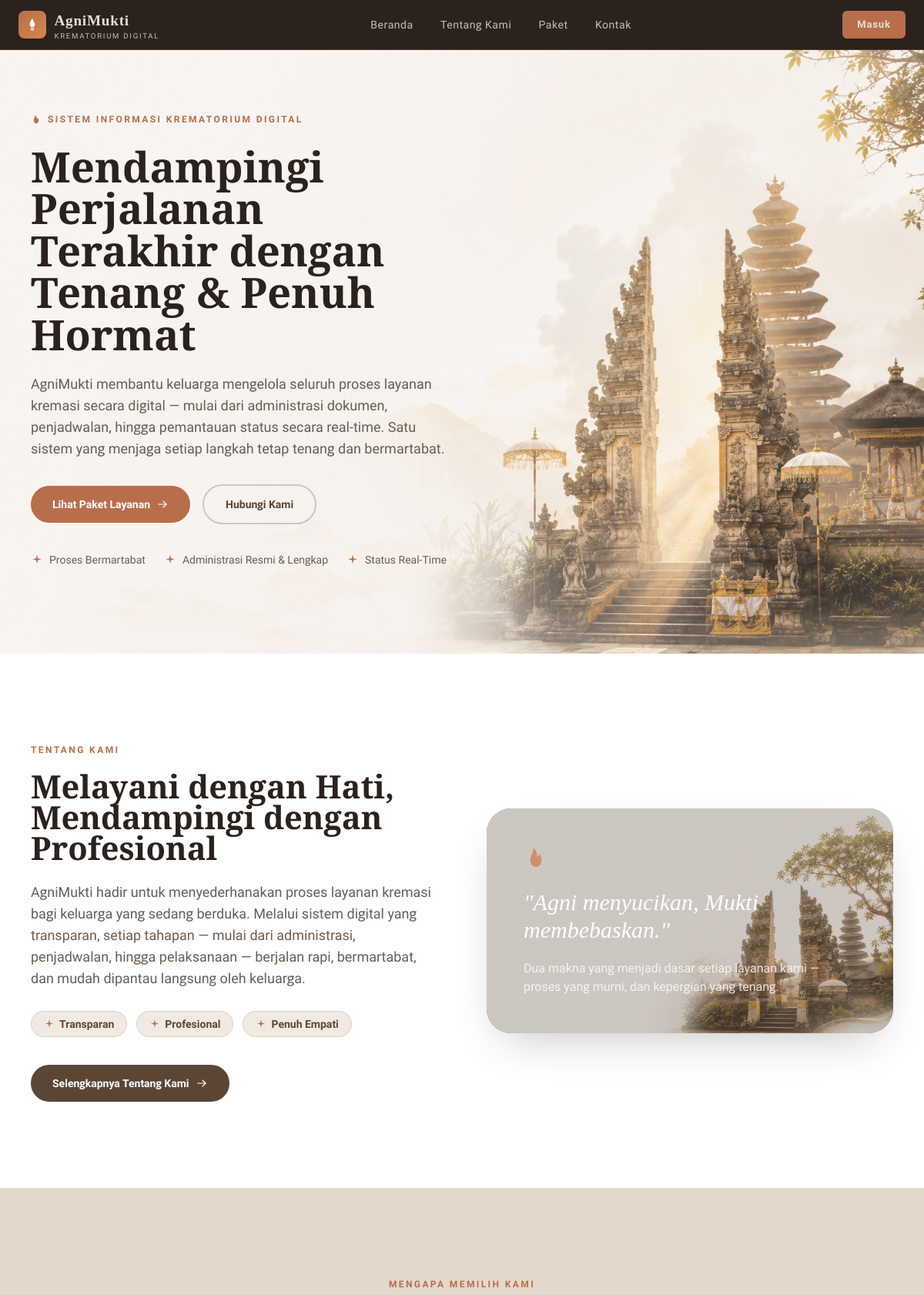
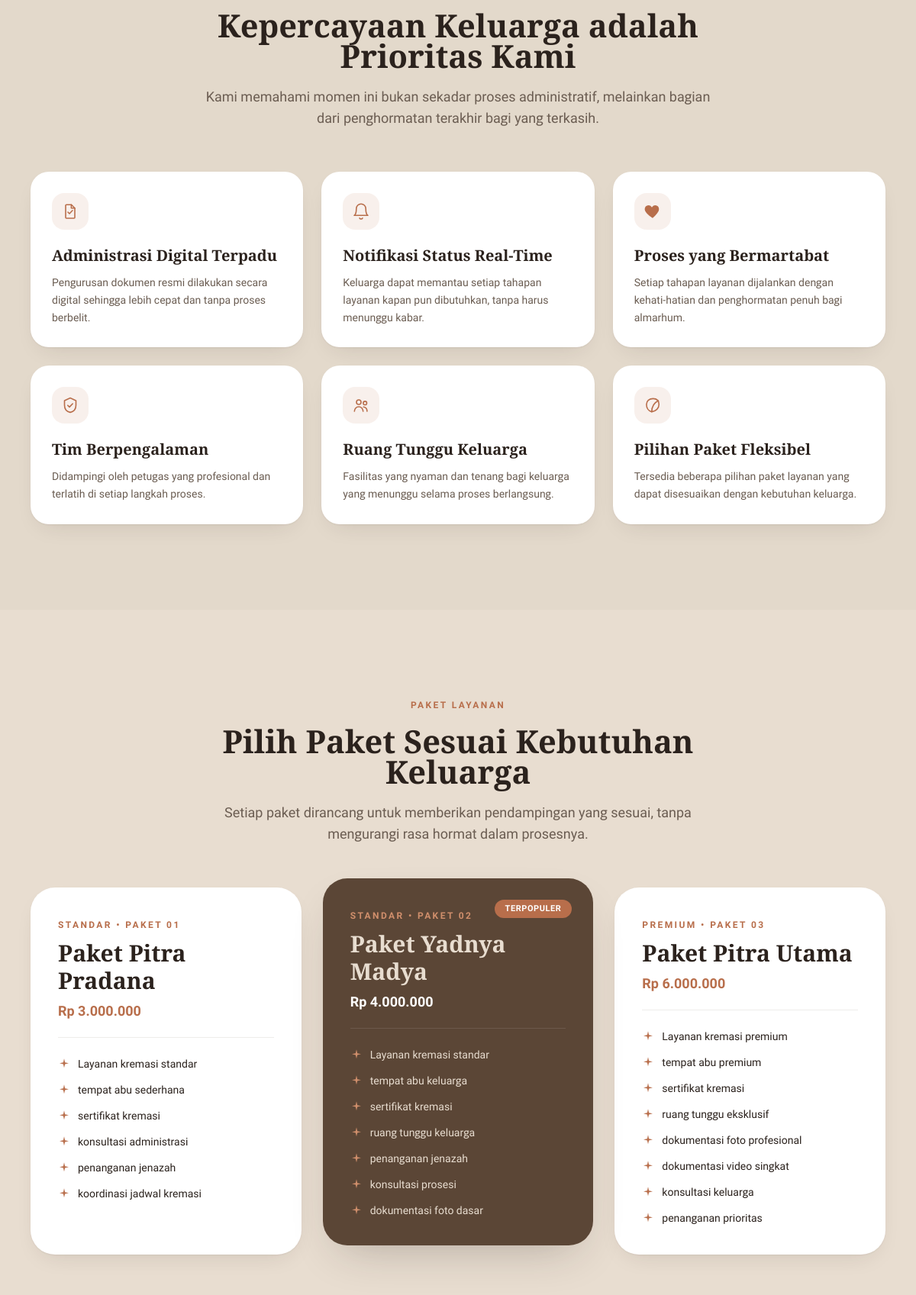
The page / (upper part) on the database its author committed (2 pictures, top to bottom).
### tables this page shows
CREATE TABLE paket_layanan (
    id_paket INT AUTO_INCREMENT PRIMARY KEY,
    id_kategori INT NOT NULL,
    nama_paket VARCHAR(100) NOT NULL,
    harga DECIMAL(12,2) NOT NULL,
    fasilitas TEXT,
    created_at TIMESTAMP DEFAULT CURRENT_TIMESTAMP,

    CONSTRAINT fk_paket_kategori
    FOREIGN KEY (id_kategori)
    REFERENCES kategori_paket(id_kategori)
    ON UPDATE CASCADE
    ON DELETE RESTRICT
);

### public/index.php (the view, shortened to what the rows shown need)
<?php
require_once __DIR__ . '/../classes/PaketLayanan.php';
require_once __DIR__ . '/../classes/KategoriPaket.php';
$paketObj = new PaketLayanan();
$kategoriObj = new KategoriPaket();
$id_target = [1, 2, 3];
$daftar_paket = [];
foreach ($id_target as $id) {
    $data_paket = $paketObj->getById($id);
    if ($data_paket) {
        $kategori_info = $kategoriObj->getById($data_paket['id_kategori']);
        if ($kategori_info['status']) {
            $data_paket['nama_kategori'] = $kategori_info['data']['nama_kategori'];
        } else {
            $data_paket['nama_kategori'] = 'Umum';
        }
        $daftar_paket[] = $data_paket;
    }
}
?>
<!DOCTYPE html>
<html lang="id" class="scroll-smooth">
<head>
    <script src="https://cdn.tailwindcss.com"></script>
</head>
<body class="bg-secondary text-ink font-sans antialiased">
    <main id="konten">
        <section class="relative overflow-hidden">
            <div class="max-w-7xl mx-auto px-6 lg:px-10 pt-14 pb-20 lg:pt-20 lg:pb-28 relative">
                <div class="grid lg:grid-cols-2 gap-14 lg:gap-10 items-center">
                    <div class="animate-fade-up">
                        <h1 class="mt-5 font-serif font-semibold text-4xl sm:text-5xl lg:text-[3.4rem] leading-[1.1] text-ink">
                            Mendampingi Perjalanan Terakhir dengan Tenang &amp; Penuh Hormat
                        </h1>
                    </div>
                </div>
            </div>
        </section>
        <section id="tentang" class="bg-white">
            <div class="max-w-7xl mx-auto px-6 lg:px-10 py-20 lg:py-28">
                <div class="grid lg:grid-cols-2 gap-12 lg:gap-16 items-center">
                    <div>
                        <h2 class="mt-4 font-serif font-semibold text-3xl sm:text-4xl lg:text-[2.6rem] leading-tight text-ink">
                        Melayani dengan Hati, Mendampingi dengan Profesional
                        </h2>
                    </div>
                </div>
            </div>
        </section>
        <section class="bg-supporting/15">
            <div class="max-w-7xl mx-auto px-6 lg:px-10 py-20 lg:py-28">
                <div class="max-w-2xl mx-auto text-center">
                    <h2 class="mt-4 font-serif font-semibold text-3xl sm:text-4xl lg:text-[2.6rem] leading-tight text-ink">
                        Kepercayaan Keluarga adalah Prioritas Kami
                    </h2>
                </div>
            </div>
        </section>
        <section id="paket" class="bg-secondary">
            <div class="max-w-7xl mx-auto px-6 lg:px-10 py-20 lg:py-28">
                <div class="max-w-2xl mx-auto text-center">
                    <h2 class="mt-4 font-serif font-semibold text-3xl sm:text-4xl lg:text-[2.6rem] leading-tight text-ink">
                        Pilih Paket Sesuai Kebutuhan Keluarga
                    </h2>
                </div>
                <div class="mt-14 grid lg:grid-cols-3 gap-6 lg:gap-7 items-start">
                    <?php
                    if (!empty($daftar_paket)):
                        $counter = 1;
                        foreach ($daftar_paket as $paket):
                            $nomor_paket = str_pad($counter, 2, '0', STR_PAD_LEFT);
                            $is_populer = ($paket['nama_paket'] === 'Madya' || $paket['id_paket'] == 2);
                            $fasilitas_list = array_filter(array_map('trim', explode(',', $paket['fasilitas'])));
                    ?>
                            <div class="<?= $is_populer ? 'relative rounded-4xl bg-primary p-9 shadow-soft h-full lg:-translate-y-3' : 'rounded-4xl bg-white p-9 shadow-card h-full' ?>">
                                <?php if ($is_populer): ?>
                                    <span class="absolute top-7 right-7 rounded-full bg-accent px-3.5 py-1 text-[11px] font-bold uppercase tracking-wider text-white">Terpopuler</span>
                                <?php endif; ?>
                                <span class="text-xs font-bold uppercase tracking-[0.2em] <?= $is_populer ? 'text-accent-light' : 'text-accent' ?>">
                                    <?= htmlspecialchars($paket['nama_kategori']) ?> • Paket <?= $nomor_paket ?>
                                </span>
                                <h3 class="mt-2 font-serif font-semibold text-3xl <?= $is_populer ? 'text-secondary' : 'text-ink' ?>">
                                    <?= htmlspecialchars($paket['nama_paket']) ?>
                                </h3>
                                <p class="mt-2 text-lg font-bold <?= $is_populer ? 'text-white' : 'text-accent' ?>">
                                    Rp <?= number_format($paket['harga'], 0, ',', '.') ?>
                                </p>
                                <div class="mt-5 h-px <?= $is_populer ? 'bg-white/10' : 'bg-primary/10' ?>"></div>
                                <ul class="mt-6 space-y-3.5 text-sm font-medium <?= $is_populer ? 'text-secondary' : 'text-ink' ?>">
                                    <?php foreach ($fasilitas_list as $fs): ?>
                                        <li class="flex items-start gap-2.5">
                                            <svg class="w-4 h-4 mt-0.5 shrink-0 <?= $is_populer ? 'text-accent-light' : 'text-accent' ?>">
                                                <use href="#icon-sparkle"/>
                                            </svg>
                                            <?= htmlspecialchars($fs) ?>
                                        </li>
                                    <?php endforeach; ?>
                                </ul>
                            </div>
                    <?php
                        $counter++;
                        endforeach;
                    else:
                    ?>
                        <div class="col-span-3 text-center py-10 text-ink-muted">
                            Gagal memuat paket layanan (ID 1, 2, 3 tidak ditemukan).
                        </div>
                    <?php endif; ?>
                </div>
            </div>
        </section>
    </main>
</body>
</html>

### rows shown on the page
paket_layanan: nama_kategori "STANDAR", nomor_paket "01", nama_paket "Paket Pitra Pradana", harga "3.000.000", fasilitas "Layanan kremasi standar", fasilitas "tempat abu sederhana", fasilitas "sertifikat kremasi", fasilitas "konsultasi administrasi", fasilitas "penanganan jenazah", fasilitas "koordinasi jadwal kremasi"
paket_layanan: shows "TERPOPULER", nama_kategori "STANDAR", nomor_paket "02", nama_paket "Paket Yadnya Madya", harga "4.000.000", fasilitas "Layanan kremasi standar", fasilitas "tempat abu keluarga", fasilitas "sertifikat kremasi", fasilitas "ruang tunggu keluarga", fasilitas "penanganan jenazah", fasilitas "konsultasi prosesi", fasilitas "dokumentasi foto dasar"
paket_layanan: nama_kategori "PREMIUM", nomor_paket "03", nama_paket "Paket Pitra Utama", harga "6.000.000", fasilitas "Layanan kremasi premium", fasilitas "tempat abu premium", fasilitas "sertifikat kremasi", fasilitas "ruang tunggu eksklusif", fasilitas "dokumentasi foto profesional", fasilitas "dokumentasi video singkat", fasilitas "konsultasi keluarga", fasilitas "penanganan prioritas"

### other values the page prints
$link['label'] "Beranda"
$link['label'] "Tentang Kami"
$link['label'] "Paket"
$link['label'] "Kontak"
